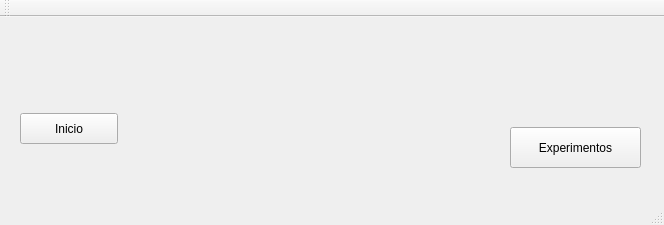
<?xml version="1.0" encoding="UTF-8"?>
<ui version="4.0">
 <class>MainWindow</class>
 <widget class="QMainWindow" name="MainWindow">
  <property name="geometry">
   <rect>
    <x>0</x>
    <y>0</y>
    <width>664</width>
    <height>225</height>
   </rect>
  </property>
  <property name="windowTitle">
   <string>MainWindow</string>
  </property>
  <widget class="QWidget" name="centralWidget">
   <widget class="QPushButton" name="pushInicio">
    <property name="geometry">
     <rect>
      <x>20</x>
      <y>96</y>
      <width>98</width>
      <height>31</height>
     </rect>
    </property>
    <property name="text">
     <string>Inicio</string>
    </property>
   </widget>
   <widget class="QPushButton" name="pushExperiment">
    <property name="geometry">
     <rect>
      <x>510</x>
      <y>110</y>
      <width>131</width>
      <height>41</height>
     </rect>
    </property>
    <property name="text">
     <string>Experimentos</string>
    </property>
   </widget>
   <widget class="QLabel" name="label">
    <property name="geometry">
     <rect>
      <x>380</x>
      <y>90</y>
      <width>261</width>
      <height>17</height>
     </rect>
    </property>
    <property name="text">
     <string/>
    </property>
   </widget>
  </widget>
  <widget class="QMenuBar" name="menuBar">
   <property name="geometry">
    <rect>
     <x>0</x>
     <y>0</y>
     <width>664</width>
     <height>25</height>
    </rect>
   </property>
  </widget>
  <widget class="QToolBar" name="mainToolBar">
   <attribute name="toolBarArea">
    <enum>TopToolBarArea</enum>
   </attribute>
   <attribute name="toolBarBreak">
    <bool>false</bool>
   </attribute>
  </widget>
  <widget class="QStatusBar" name="statusBar"/>
 </widget>
 <layoutdefault spacing="6" margin="11"/>
 <resources/>
 <connections/>
</ui>
